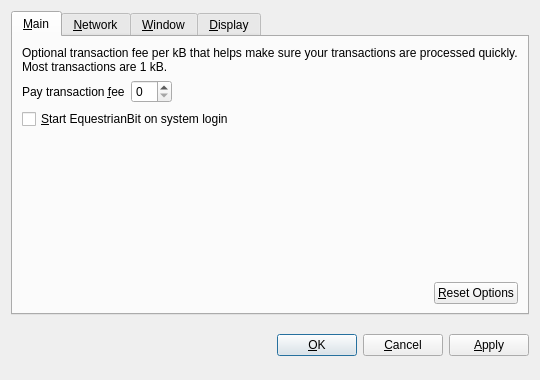
<?xml version="1.0" encoding="UTF-8"?>
<ui version="4.0">
 <class>OptionsDialog</class>
 <widget class="QDialog" name="OptionsDialog">
  <property name="geometry">
   <rect>
    <x>0</x>
    <y>0</y>
    <width>540</width>
    <height>380</height>
   </rect>
  </property>
  <property name="windowTitle">
   <string>Options</string>
  </property>
  <property name="modal">
   <bool>true</bool>
  </property>
  <layout class="QVBoxLayout" name="verticalLayout">
   <item>
    <widget class="QTabWidget" name="tabWidget">
     <property name="tabPosition">
      <enum>QTabWidget::North</enum>
     </property>
     <property name="currentIndex">
      <number>0</number>
     </property>
     <widget class="QWidget" name="tabMain">
      <attribute name="title">
       <string>&amp;Main</string>
      </attribute>
      <layout class="QVBoxLayout" name="verticalLayout_Main">
       <item>
        <widget class="QLabel" name="transactionFeeInfoLabel">
         <property name="text">
          <string>Optional transaction fee per kB that helps make sure your transactions are processed quickly. Most transactions are 1 kB.</string>
         </property>
         <property name="textFormat">
          <enum>Qt::PlainText</enum>
         </property>
         <property name="wordWrap">
          <bool>true</bool>
         </property>
        </widget>
       </item>
       <item>
        <layout class="QHBoxLayout" name="horizontalLayout_1_Main">
         <item>
          <widget class="QLabel" name="transactionFeeLabel">
           <property name="text">
            <string>Pay transaction &amp;fee</string>
           </property>
           <property name="textFormat">
            <enum>Qt::PlainText</enum>
           </property>
           <property name="buddy">
            <cstring>transactionFee</cstring>
           </property>
          </widget>
         </item>
         <item>
          <widget class="BitcoinAmountField" name="transactionFee"/>
         </item>
         <item>
          <spacer name="horizontalSpacer_1_Main">
           <property name="orientation">
            <enum>Qt::Horizontal</enum>
           </property>
           <property name="sizeHint" stdset="0">
            <size>
             <width>40</width>
             <height>20</height>
            </size>
           </property>
          </spacer>
         </item>
        </layout>
       </item>
       <item>
        <widget class="QCheckBox" name="bitcoinAtStartup">
         <property name="toolTip">
          <string>Automatically start EquestrianBit after logging in to the system.</string>
         </property>
         <property name="text">
          <string>&amp;Start EquestrianBit on system login</string>
         </property>
        </widget>
       </item>
       <item>
        <spacer name="verticalSpacer_Main">
         <property name="orientation">
          <enum>Qt::Vertical</enum>
         </property>
         <property name="sizeHint" stdset="0">
          <size>
           <width>20</width>
           <height>40</height>
          </size>
         </property>
        </spacer>
       </item>
       <item>
        <layout class="QHBoxLayout" name="horizontalLayout_2_Main">
         <item>
          <spacer name="horizontalSpacer_2_Main">
           <property name="orientation">
            <enum>Qt::Horizontal</enum>
           </property>
           <property name="sizeHint" stdset="0">
            <size>
             <width>40</width>
             <height>20</height>
            </size>
           </property>
          </spacer>
         </item>
         <item>
          <widget class="QPushButton" name="resetButton">
           <property name="toolTip">
            <string>Reset all client options to default.</string>
           </property>
           <property name="text">
            <string>&amp;Reset Options</string>
           </property>
           <property name="autoDefault">
            <bool>false</bool>
           </property>
          </widget>
         </item>
        </layout>
       </item>
      </layout>
     </widget>
     <widget class="QWidget" name="tabNetwork">
      <attribute name="title">
       <string>&amp;Network</string>
      </attribute>
      <layout class="QVBoxLayout" name="verticalLayout_Network">
       <item>
        <widget class="QCheckBox" name="mapPortUpnp">
         <property name="toolTip">
          <string>Automatically open the EquestrianBit client port on the router. This only works when your router supports UPnP and it is enabled.</string>
         </property>
         <property name="text">
          <string>Map port using &amp;UPnP</string>
         </property>
        </widget>
       </item>
       <item>
        <widget class="QCheckBox" name="connectSocks">
         <property name="toolTip">
          <string>Connect to the EquestrianBit network through a SOCKS proxy (e.g. when connecting through Tor).</string>
         </property>
         <property name="text">
          <string>&amp;Connect through SOCKS proxy:</string>
         </property>
        </widget>
       </item>
       <item>
        <layout class="QHBoxLayout" name="horizontalLayout_Network">
         <item>
          <widget class="QLabel" name="proxyIpLabel">
           <property name="text">
            <string>Proxy &amp;IP:</string>
           </property>
           <property name="textFormat">
            <enum>Qt::PlainText</enum>
           </property>
           <property name="buddy">
            <cstring>proxyIp</cstring>
           </property>
          </widget>
         </item>
         <item>
          <widget class="QValidatedLineEdit" name="proxyIp">
           <property name="maximumSize">
            <size>
             <width>140</width>
             <height>16777215</height>
            </size>
           </property>
           <property name="toolTip">
            <string>IP address of the proxy (e.g. 127.0.0.1)</string>
           </property>
          </widget>
         </item>
         <item>
          <widget class="QLabel" name="proxyPortLabel">
           <property name="text">
            <string>&amp;Port:</string>
           </property>
           <property name="textFormat">
            <enum>Qt::PlainText</enum>
           </property>
           <property name="buddy">
            <cstring>proxyPort</cstring>
           </property>
          </widget>
         </item>
         <item>
          <widget class="QLineEdit" name="proxyPort">
           <property name="maximumSize">
            <size>
             <width>55</width>
             <height>16777215</height>
            </size>
           </property>
           <property name="toolTip">
            <string>Port of the proxy (e.g. 9050)</string>
           </property>
          </widget>
         </item>
         <item>
          <widget class="QLabel" name="socksVersionLabel">
           <property name="text">
            <string>SOCKS &amp;Version:</string>
           </property>
           <property name="textFormat">
            <enum>Qt::PlainText</enum>
           </property>
           <property name="buddy">
            <cstring>socksVersion</cstring>
           </property>
          </widget>
         </item>
         <item>
          <widget class="QValueComboBox" name="socksVersion">
           <property name="toolTip">
            <string>SOCKS version of the proxy (e.g. 5)</string>
           </property>
          </widget>
         </item>
         <item>
          <spacer name="horizontalSpacer_Network">
           <property name="orientation">
            <enum>Qt::Horizontal</enum>
           </property>
           <property name="sizeHint" stdset="0">
            <size>
             <width>40</width>
             <height>20</height>
            </size>
           </property>
          </spacer>
         </item>
        </layout>
       </item>
       <item>
        <spacer name="verticalSpacer_Network">
         <property name="orientation">
          <enum>Qt::Vertical</enum>
         </property>
         <property name="sizeHint" stdset="0">
          <size>
           <width>20</width>
           <height>40</height>
          </size>
         </property>
        </spacer>
       </item>
      </layout>
     </widget>
     <widget class="QWidget" name="tabWindow">
      <attribute name="title">
       <string>&amp;Window</string>
      </attribute>
      <layout class="QVBoxLayout" name="verticalLayout_Window">
       <item>
        <widget class="QCheckBox" name="minimizeToTray">
         <property name="toolTip">
          <string>Show only a tray icon after minimizing the window.</string>
         </property>
         <property name="text">
          <string>&amp;Minimize to the tray instead of the taskbar</string>
         </property>
        </widget>
       </item>
       <item>
        <widget class="QCheckBox" name="minimizeOnClose">
         <property name="toolTip">
          <string>Minimize instead of exit the application when the window is closed. When this option is enabled, the application will be closed only after selecting Quit in the menu.</string>
         </property>
         <property name="text">
          <string>M&amp;inimize on close</string>
         </property>
        </widget>
       </item>
       <item>
        <spacer name="verticalSpacer_Window">
         <property name="orientation">
          <enum>Qt::Vertical</enum>
         </property>
         <property name="sizeHint" stdset="0">
          <size>
           <width>20</width>
           <height>40</height>
          </size>
         </property>
        </spacer>
       </item>
      </layout>
     </widget>
     <widget class="QWidget" name="tabDisplay">
      <attribute name="title">
       <string>&amp;Display</string>
      </attribute>
      <layout class="QVBoxLayout" name="verticalLayout_Display">
       <item>
        <layout class="QHBoxLayout" name="horizontalLayout_1_Display">
         <item>
          <widget class="QLabel" name="langLabel">
           <property name="text">
            <string>User Interface &amp;language:</string>
           </property>
           <property name="textFormat">
            <enum>Qt::PlainText</enum>
           </property>
           <property name="buddy">
            <cstring>lang</cstring>
           </property>
          </widget>
         </item>
         <item>
          <widget class="QValueComboBox" name="lang">
           <property name="toolTip">
            <string>The user interface language can be set here. This setting will take effect after restarting EquestrianBit.</string>
           </property>
          </widget>
         </item>
        </layout>
       </item>
       <item>
        <layout class="QHBoxLayout" name="horizontalLayout_2_Display">
         <item>
          <widget class="QLabel" name="unitLabel">
           <property name="text">
            <string>&amp;Unit to show amounts in:</string>
           </property>
           <property name="textFormat">
            <enum>Qt::PlainText</enum>
           </property>
           <property name="buddy">
            <cstring>unit</cstring>
           </property>
          </widget>
         </item>
         <item>
          <widget class="QValueComboBox" name="unit">
           <property name="toolTip">
            <string>Choose the default subdivision unit to show in the interface and when sending coins.</string>
           </property>
          </widget>
         </item>
        </layout>
       </item>
       <item>
        <widget class="QCheckBox" name="displayAddresses">
         <property name="toolTip">
          <string>Whether to show EquestrianBit addresses in the transaction list or not.</string>
         </property>
         <property name="text">
          <string>&amp;Display addresses in transaction list</string>
         </property>
        </widget>
       </item>
       <item>
        <widget class="QCheckBox" name="coinControlFeatures">
         <property name="toolTip">
          <string>Whether to show coin control features or not.</string>
         </property>
         <property name="text">
          <string>Display coin &amp;control features (experts only!)</string>
         </property>
        </widget>
       </item>
       <item>
        <spacer name="verticalSpacer_Display">
         <property name="orientation">
          <enum>Qt::Vertical</enum>
         </property>
         <property name="sizeHint" stdset="0">
          <size>
           <width>20</width>
           <height>40</height>
          </size>
         </property>
        </spacer>
       </item>
      </layout>
     </widget>
    </widget>
   </item>
   <item>
    <layout class="QHBoxLayout" name="horizontalLayout_Buttons">
     <item>
      <spacer name="horizontalSpacer_1">
       <property name="orientation">
        <enum>Qt::Horizontal</enum>
       </property>
       <property name="sizeHint" stdset="0">
        <size>
         <width>40</width>
         <height>48</height>
        </size>
       </property>
      </spacer>
     </item>
     <item>
      <widget class="QLabel" name="statusLabel">
       <property name="font">
        <font>
         <weight>75</weight>
         <bold>true</bold>
        </font>
       </property>
       <property name="text">
        <string/>
       </property>
       <property name="textFormat">
        <enum>Qt::PlainText</enum>
       </property>
       <property name="wordWrap">
        <bool>true</bool>
       </property>
      </widget>
     </item>
     <item>
      <spacer name="horizontalSpacer_2">
       <property name="orientation">
        <enum>Qt::Horizontal</enum>
       </property>
       <property name="sizeHint" stdset="0">
        <size>
         <width>40</width>
         <height>48</height>
        </size>
       </property>
      </spacer>
     </item>
     <item>
      <widget class="QPushButton" name="okButton">
       <property name="text">
        <string>&amp;OK</string>
       </property>
      </widget>
     </item>
     <item>
      <widget class="QPushButton" name="cancelButton">
       <property name="text">
        <string>&amp;Cancel</string>
       </property>
       <property name="autoDefault">
        <bool>false</bool>
       </property>
      </widget>
     </item>
     <item>
      <widget class="QPushButton" name="applyButton">
       <property name="text">
        <string>&amp;Apply</string>
       </property>
       <property name="autoDefault">
        <bool>false</bool>
       </property>
      </widget>
     </item>
    </layout>
   </item>
  </layout>
 </widget>
 <customwidgets>
  <customwidget>
   <class>BitcoinAmountField</class>
   <extends>QSpinBox</extends>
   <header>bitcoinamountfield.h</header>
  </customwidget>
  <customwidget>
   <class>QValueComboBox</class>
   <extends>QComboBox</extends>
   <header>qvaluecombobox.h</header>
  </customwidget>
  <customwidget>
   <class>QValidatedLineEdit</class>
   <extends>QLineEdit</extends>
   <header>qvalidatedlineedit.h</header>
  </customwidget>
 </customwidgets>
 <resources/>
 <connections/>
</ui>
